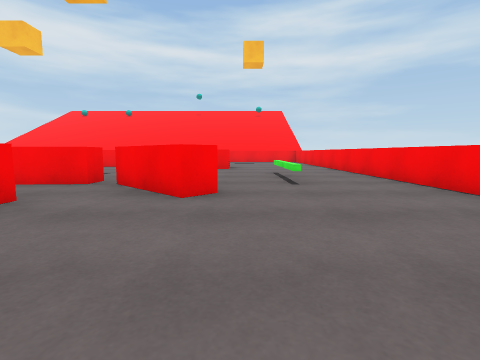
[1] (above)

19 first-person views from a walk through a Unity game level. The camera is 0.61 m above the floor, tilts 6° down and sees 85° across. The floor is counted in squares, 1 m on a side. Each view is taken from the middle of a square. On the plan, view 1 faces up. The plan holds only what a view shows up to about 9 squares ahead; the rest is blank. The place goes on beyond the plan. The player character is not drawn.

[2]
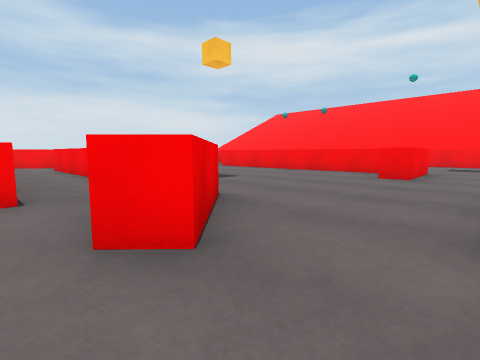

[3]
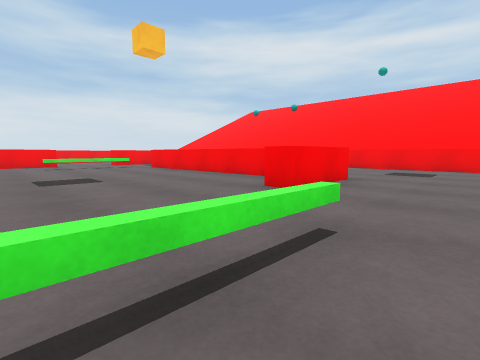

[4]
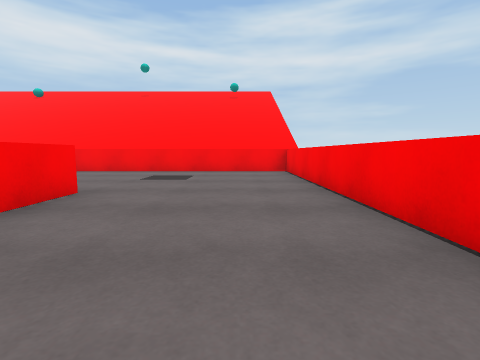

[5]
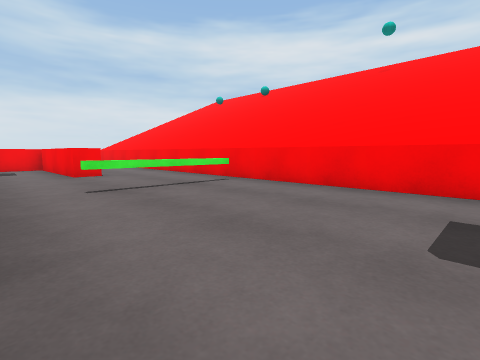

[6]
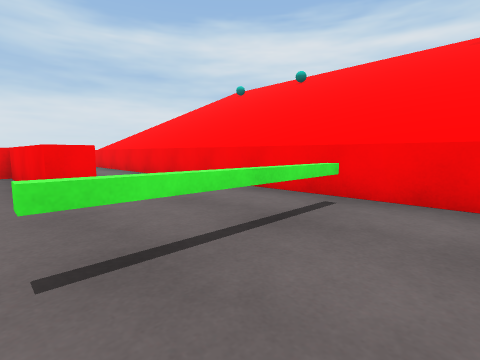

[7]
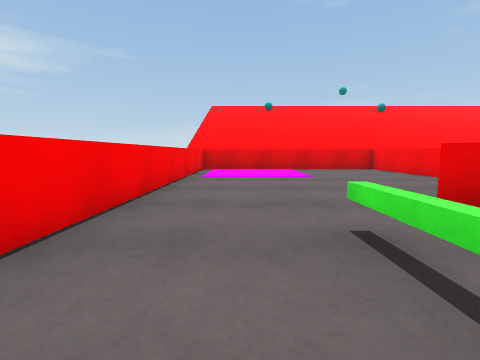

[8]
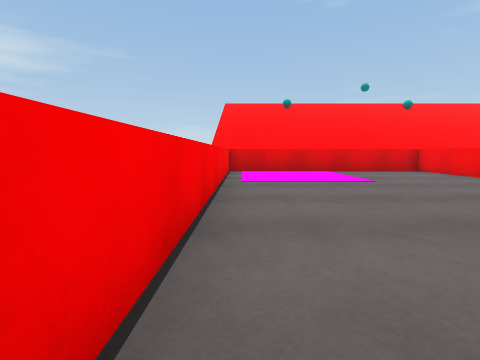

[9]
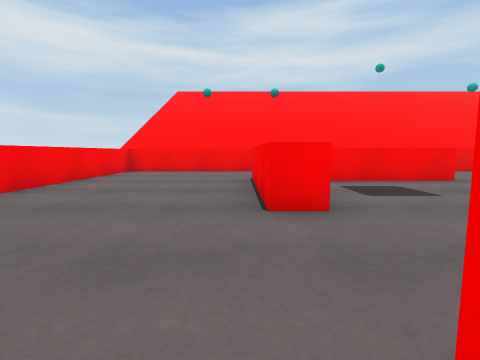

[10]
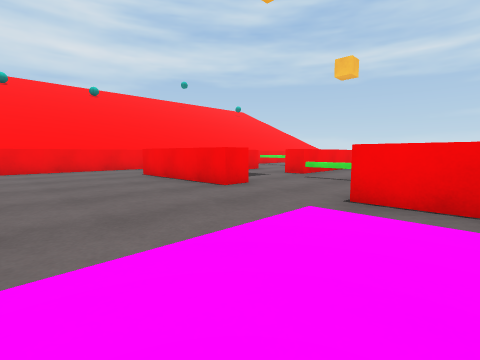

[11]
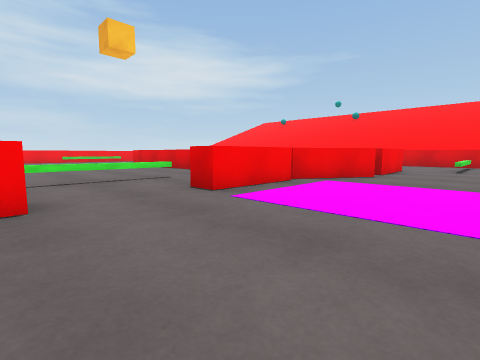

[12]
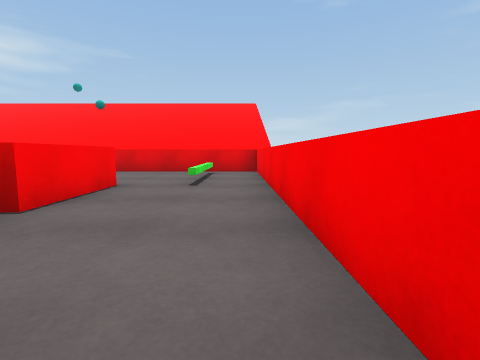

[13]
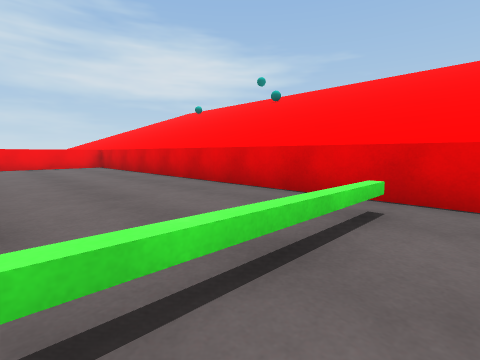

[14]
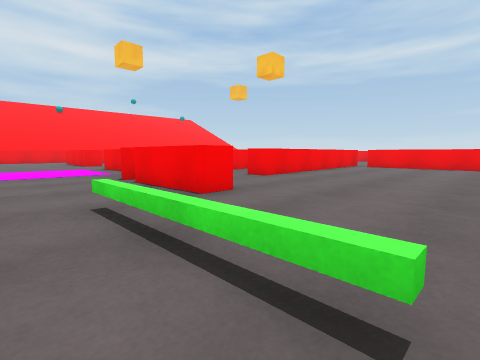

[15]
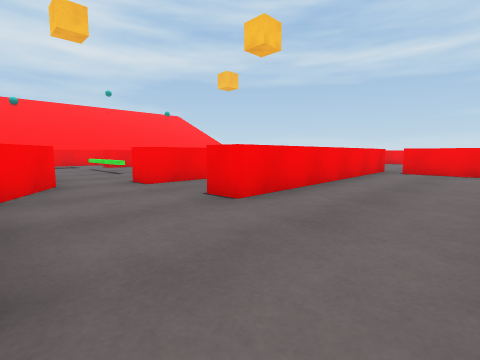

[16]
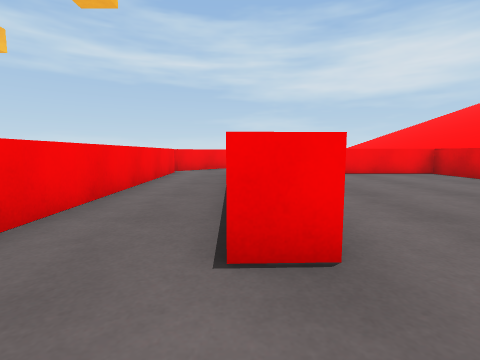

[17]
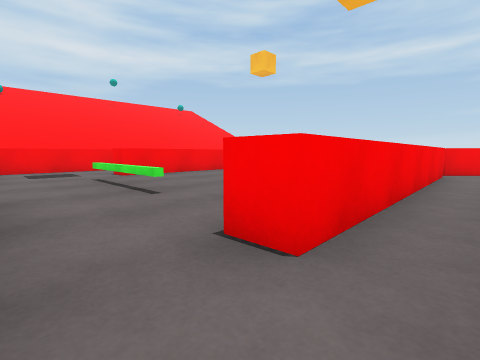

[18]
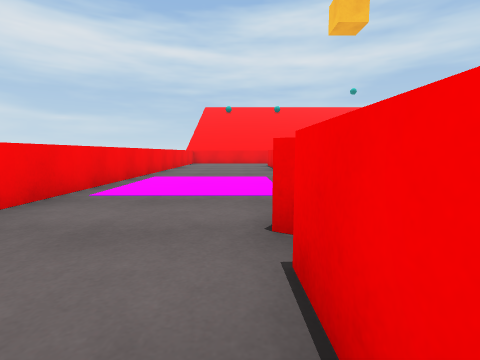

[19]
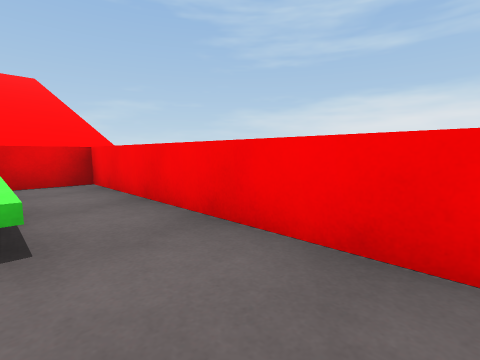

### Floor plan
Key: @ floor where view 1 was taken; # wall or solid block; . floor; = window, fence, low wall or low ledge; ^ raised ledge.
Columns run from 16 left of view 1 to 4 right of it. Each row starts with its distance up from view 1.
 17 #####################
 16 ^...................^
 15 ^...........#.......^
 14 ^....^^^^...#.......^
 13 ^....^..............^
 12 ^....^...^^^^^^^....^
 11 ^....^..^^^^^^.^....^
 10 ^......=.......^....^
  9 ^......#............^
  8 ^....^.=.........=..^
  7 ^....^...........#..^
  6 ^....^...........#..^
  5 ^...^#.^^^^^^^^..=..^
  4 ^...^..........^....^
  3 ^...^..^^^^^^^......^
  2 ^...^........^......^
  1 ^.=..........^......^
  0 ^.=..........^..@...^
 -1 ^.=..........^......^
 -2 ^.=..........^......^
 -3 ####################

Where each view was taken, in squares from view 1:
view 1: 0 up, 0 right, facing up
view 2: 3 up, 1 right, facing up-left
view 3: 6 up, 2 right, facing up-left
view 4: 8 up, 2 right, facing up
view 5: 12 up, 0 right, facing up-left
view 6: 13 up, 3 left, facing up-left
view 7: 7 up, 2 right, facing down
view 8: 6 up, 3 right, facing down
view 9: 8 up, 12 left, facing up
view 10: 7 up, 15 left, facing up-right
view 11: 11 up, 15 left, facing down-right
view 12: 6 up, 15 left, facing down
view 13: 1 up, 15 left, facing down-right
view 14: 2 down, 15 left, facing up-right
view 15: 0 up, 12 left, facing up-right
view 16: 3 up, 11 left, facing right
view 17: 4 up, 11 left, facing up-right
view 18: 2 up, 13 left, facing up
view 19: 3 up, 14 left, facing down-left
